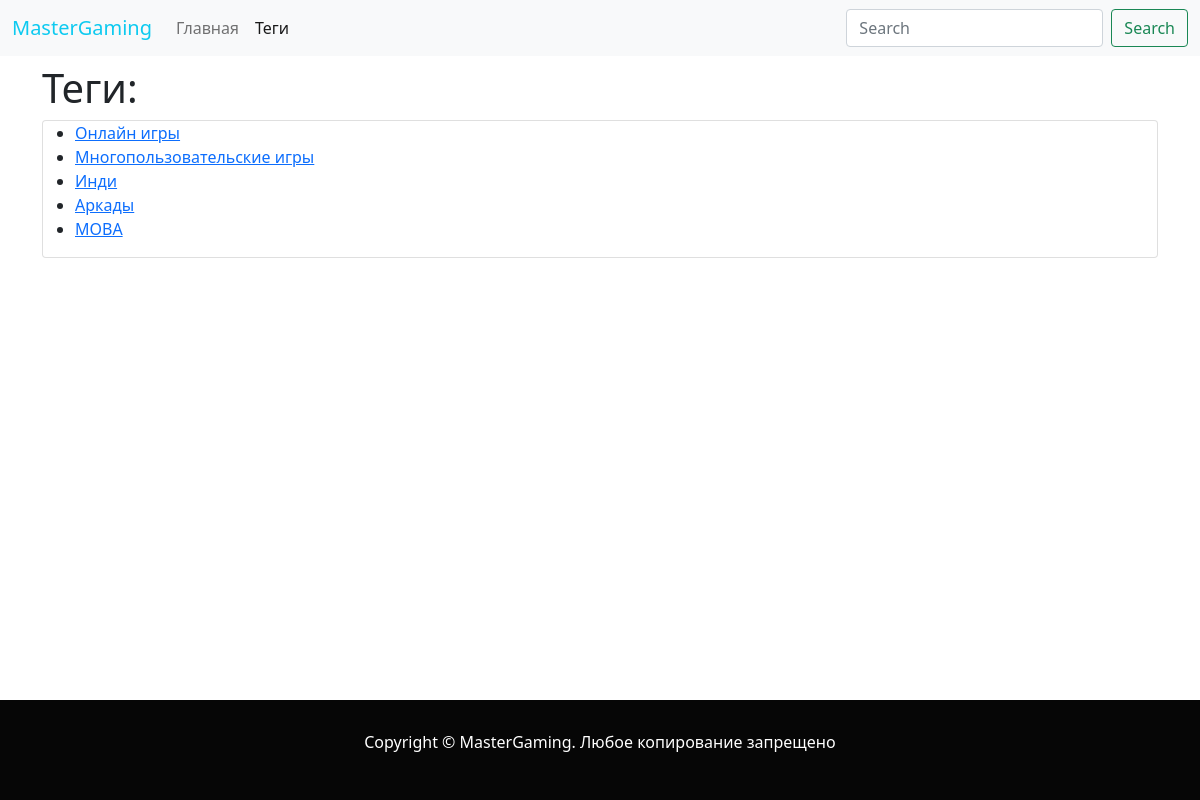
The app's page /tags/ with its own data.
### blog/models.py (models this page shows, shortened)
class Tag(models.Model):
    title = models.CharField(max_length=50, db_index=True)
    slug = models.SlugField(max_length=50, unique=True)
    def get_absolute_url(self):
        return reverse('tag_detail_url', kwargs={'slug': self.slug})

### blog/views.py (the view)
# urls.py: path('tags/', tags_list, name='tags_list_url'),
def tags_list(request):
    tags = Tag.objects.all()
    return render(request, 'blog/tags_list.html', context={'tags': tags})

### blog/templates/blog/tags_list.html (shortened to what this page needs)
{% extends 'blog/base_blog.html' %}
{% block content %}
     <h1>Теги:</h1>
     <div class="card mb-3">
            <ul>
                {% for tag in tags %}
                <li><a href="{{tag.get_absolute_url}}">{{tag.title}}</a></li>
                {% endfor %}
            </ul>
        </div>
{% endblock %}

### records on screen
Tag: title "Онлайн игры"
Tag: title "Многопользовательские игры"
Tag: title "Инди"
Tag: title "Аркады"
Tag: title "MOBA"
